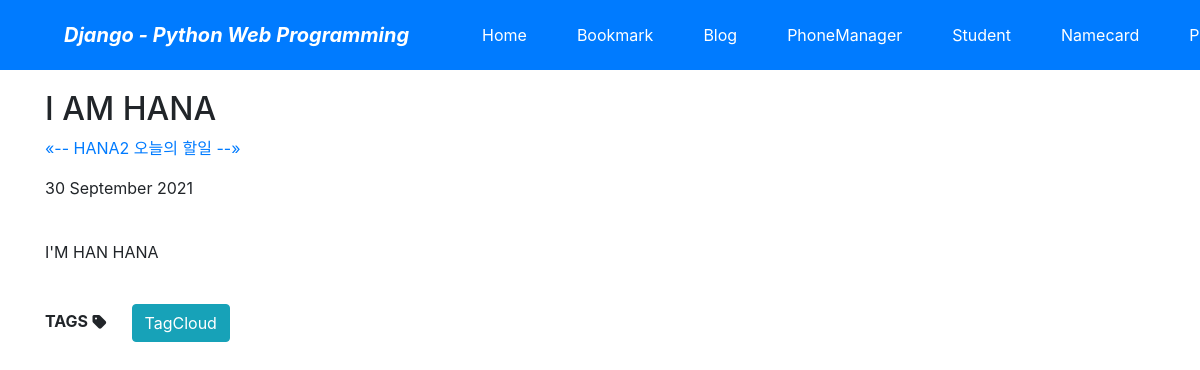
The app's page /blog/post/i-am-hana/ with its own data.
### blog/models.py (models this page shows, shortened)
class Post(models.Model):
    title = models.CharField(verbose_name='TITLE', max_length=50)
    slug = models.SlugField('SLUG', unique=True, allow_unicode=True, help_text='one word for title alias.')
    description = models.CharField('DESCRIPTION', max_length=100, blank=True, help_text='simple description text')
    content = models.TextField('CONTENT')
    create_dt = models.DateTimeField('CREATE DATE', auto_now_add=True)
    modify_dt = models.DateTimeField('MODIFY DATE', auto_now=True)
    tags = TaggableManager(blank=True)
    owner = models.ForeignKey(User, on_delete=models.CASCADE, verbose_name='OWNER', blank=True, null=True)
    class Meta:
        verbose_name = 'post'
        verbose_name_plural = 'posts'
        db_table = 'blog_posts'
        ordering = ('-modify_dt',)
    def __str__(self):
        return self.title
    def get_absolute_url(self):
        return reverse('blog:post_detail', args=(self.slug,))
    def get_previous(self):
        return self.get_previous_by_modify_dt()
    def get_next(self):
        return self.get_next_by_modify_dt()

### blog/views.py (the view)
# urls.py: re_path(r'^post/(?P<slug>[-\w]+)/$', views.PostDV.as_view(), name='post_detail'),
class PostDV(DetailView):
    model = Post
    def get_context_data(self, **kwargs):
        context = super().get_context_data(**kwargs)
        context['disqus_short'] = f"post{settings.DISQUS_SHORTNAME}"
        context['disqus_id'] = f"post-{self.object.id}-{self.object.slug}"
        context['disqus_url'] = f"{settings.DISQUS_MY_DOMAIN}{self.object.get_absolute_url()}"
        context['disqus_title'] = f"{self.object.slug}"
        return context

### blog/templates/blog/post_detail.html (shortened to what this page needs)
{% extends "base.html" %}
{% block content %}
 <h2>{{object.title}}</h2>
<p>
      {% if object.get_previous %}
      <a href="{{object.get_previous.get_absolute_url}}" title="View previous post">
          &laquo;-- {{object.get_previous}}
      </a>
     {% endif %}
    {% if object.get_next %}
      <a href="{{object.get_next.get_absolute_url}}" title="View next post">
          {{object.get_next}} --&raquo;
      </a>
    {% endif %}
</p>
<p>
    {{object.modify_dt|date:"j F Y"}}
</p>
<br>
<div>
    {{object.content|linebreaks}}
</div>
<br>
<div>
    <b>TAGS</b> <I class="fas fa-tag"></I>
    {% load taggit_templatetags2_tags %}
    <a href="{% url 'blog:tag_cloud' %}"><span class="btn btn-info btm-sm">TagCloud</span> </a>
    <br>
</div>
{% endblock %}`

### records on screen
Post: title "I AM HANA", get_previous "HANA2", get_next "오늘의 할일", modify_dt "30 September 2021", content "I'M HAN HANA"
